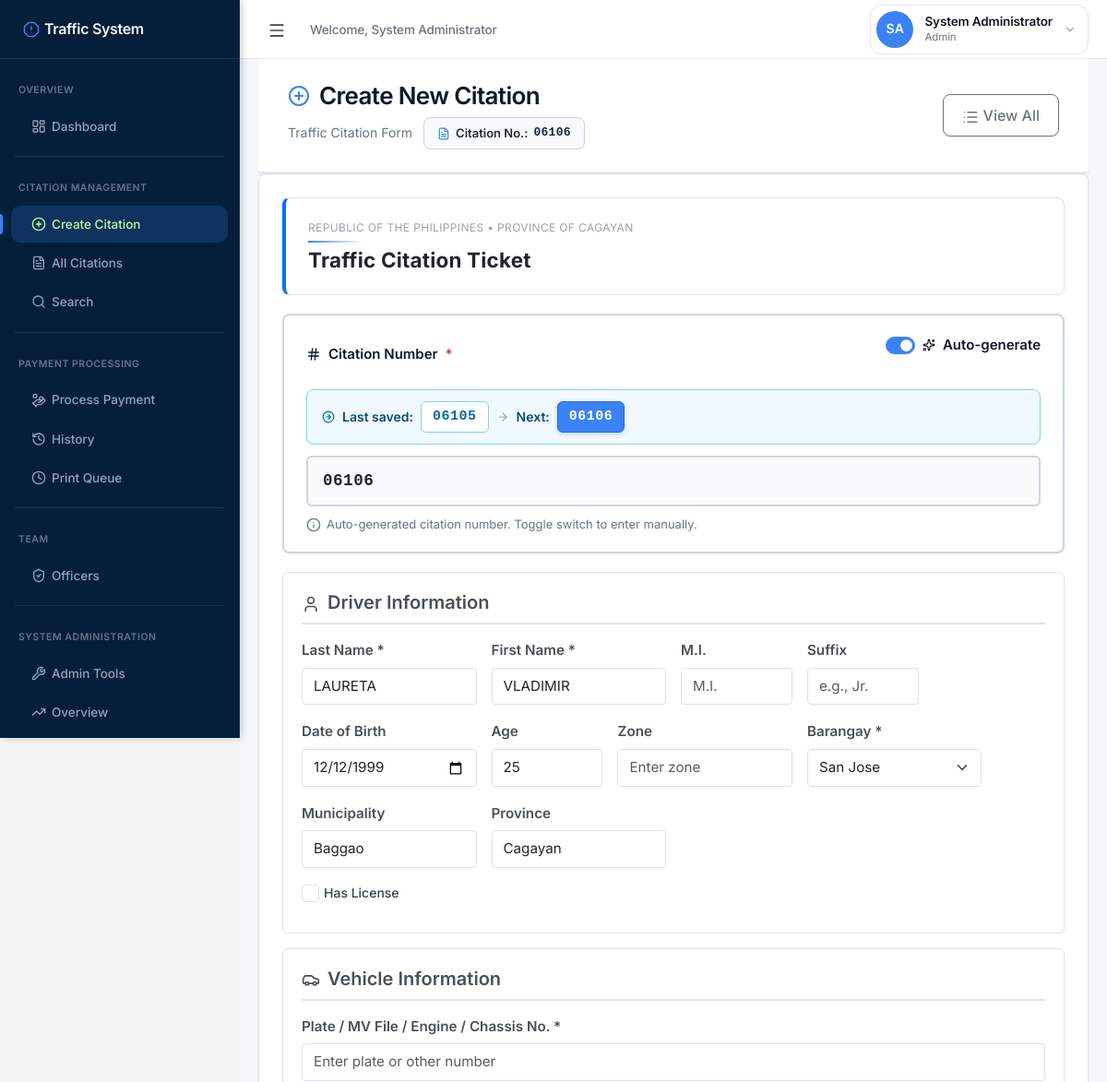
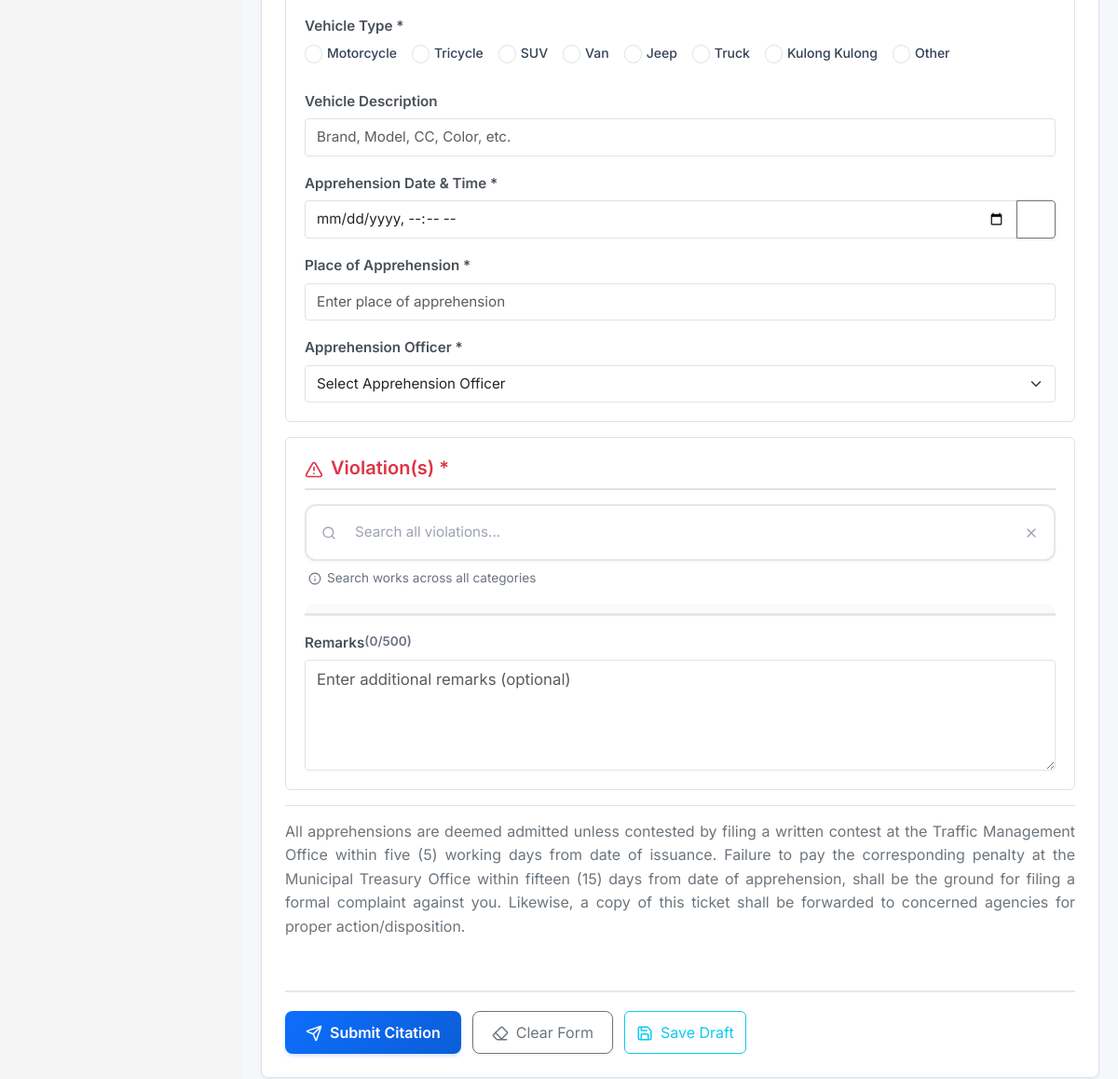
Before: /public/index2.php?driver_id=10 (signed in) with the older database file (2 pictures, top to bottom).
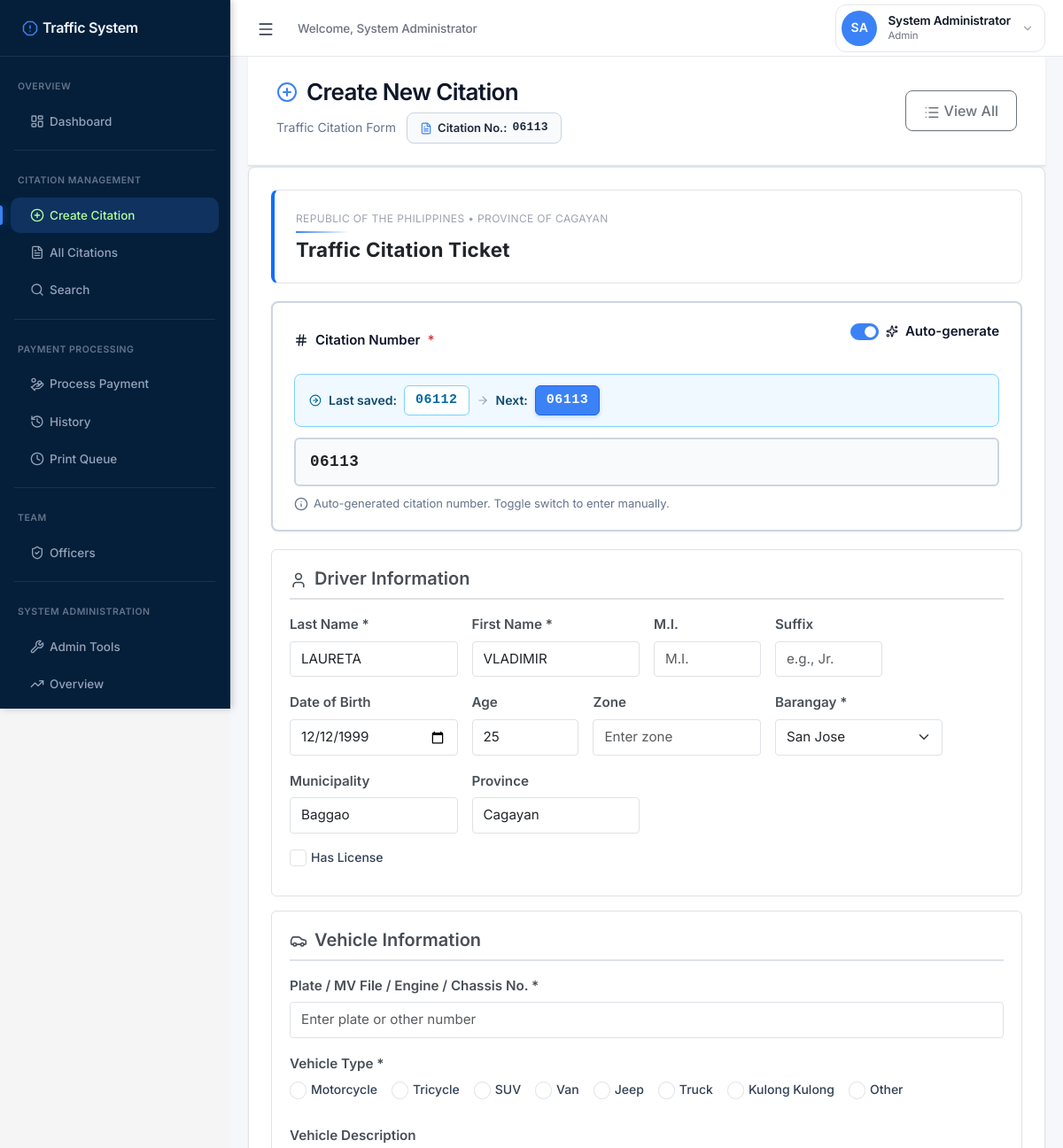
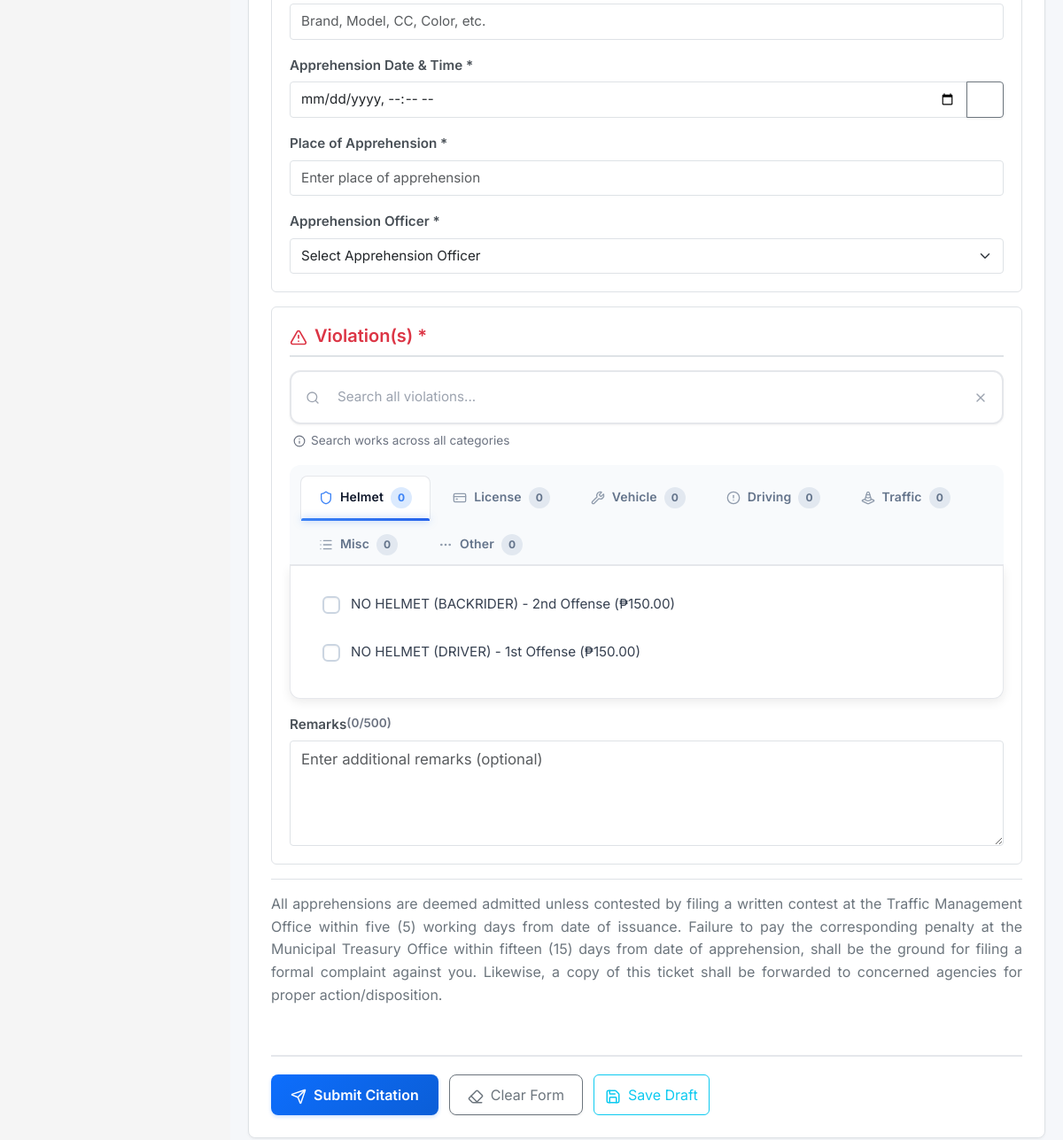
After: the same page with the newer database file (2 pictures, top to bottom).
### tables this page shows
CREATE TABLE `citations` (
  `citation_id` int(11) NOT NULL,
  `ticket_number` varchar(50) NOT NULL,
  `driver_id` int(11) DEFAULT NULL,
  `last_name` varchar(100) NOT NULL,
  `first_name` varchar(100) NOT NULL,
  `middle_initial` varchar(10) DEFAULT NULL,
  `suffix` varchar(20) DEFAULT NULL,
  `date_of_birth` date DEFAULT NULL,
  `age` int(11) DEFAULT NULL,
  `zone` varchar(50) DEFAULT NULL,
  `barangay` varchar(100) NOT NULL,
  `municipality` varchar(100) NOT NULL DEFAULT 'Baggao',
  `province` varchar(100) NOT NULL DEFAULT 'Cagayan',
  `license_number` varchar(50) DEFAULT NULL,
  `license_type` varchar(50) DEFAULT NULL,
  `plate_mv_engine_chassis_no` varchar(100) NOT NULL,
  `vehicle_description` text DEFAULT NULL,
  `apprehension_datetime` datetime NOT NULL,
  `place_of_apprehension` varchar(255) NOT NULL,
  `apprehension_officer` varchar(255) NOT NULL,
  `remarks` text DEFAULT NULL,
  `status` enum('pending','paid','contested','dismissed','void') NOT NULL DEFAULT 'pending',
  `payment_date` datetime DEFAULT NULL,
  `total_fine` decimal(10,2) DEFAULT 0.00,
  `created_at` datetime NOT NULL DEFAULT current_timestamp(),
  `updated_at` datetime DEFAULT NULL ON UPDATE current_timestamp(),
  `created_by` int(11) DEFAULT NULL,
  `deleted_at` datetime DEFAULT NULL COMMENT 'Soft delete timestamp',
  `deleted_by` int(11) DEFAULT NULL COMMENT 'User who deleted the citation',
  `deletion_reason` text DEFAULT NULL COMMENT 'Reason for deletion'
);

CREATE TABLE `violation_categories` (
  `category_id` int(11) NOT NULL,
  `category_name` varchar(100) NOT NULL,
  `category_icon` varchar(50) NOT NULL DEFAULT 'list',
  `category_color` varchar(7) NOT NULL DEFAULT '#6b7280',
  `description` text DEFAULT NULL,
  `display_order` int(11) NOT NULL DEFAULT 0,
  `is_active` tinyint(1) NOT NULL DEFAULT 1,
  `created_at` datetime NOT NULL DEFAULT current_timestamp(),
  `updated_at` datetime DEFAULT NULL ON UPDATE current_timestamp()
);

CREATE TABLE `violation_types` (
  `violation_type_id` int(11) NOT NULL,
  `violation_type` varchar(255) NOT NULL,
  `description` text DEFAULT NULL,
  `category_id` int(11) DEFAULT NULL,
  `category` varchar(50) DEFAULT 'Other',
  `fine_amount_1` decimal(10,2) NOT NULL DEFAULT 500.00,
  `fine_amount_2` decimal(10,2) NOT NULL DEFAULT 1000.00,
  `fine_amount_3` decimal(10,2) NOT NULL DEFAULT 1500.00,
  `is_active` tinyint(1) NOT NULL DEFAULT 1,
  `created_at` datetime NOT NULL DEFAULT current_timestamp()
);

### services/CitationService.php (called while the page is built, shortened)
<?php
class CitationService {
    private $conn;
    public function __construct($pdo = null) {
        if ($pdo === null) {
            $this->conn = new PDO(
                "mysql:host=" . DB_HOST . ";dbname=" . DB_NAME,
                DB_USER,
                DB_PASS
            );
            $this->conn->setAttribute(PDO::ATTR_ERRMODE, PDO::ERRMODE_EXCEPTION);
        } else {
            $this->conn = $pdo;
        }
    }
    public function generateNextTicketNumber() {
        try {
            $stmt = $this->conn->query(
                "SELECT ticket_number FROM citations
                 ORDER BY CAST(ticket_number AS UNSIGNED) DESC LIMIT 1"
            );
            $row = $stmt->fetch(PDO::FETCH_ASSOC);
            if ($row && !empty($row['ticket_number'])) {
                $max_ticket = (int)preg_replace('/[^0-9]/', '', $row['ticket_number']);
            } else {
                $max_ticket = 6100;
            }
            $next_ticket = sprintf("%05d", $max_ticket + 1);
            $stmt = $this->conn->prepare(
                "SELECT COUNT(*) FROM citations WHERE ticket_number = :ticket_number"
            );
            $stmt->execute([':ticket_number' => $next_ticket]);
            return $next_ticket;
        } catch (PDOException $e) {
            error_log("Error generating ticket number: " . $e->getMessage());
            return "06101";
        }
    }
    public function getOffenseCountsByDriverId($driver_id) {
        try {
            $stmt = $this->conn->prepare("
                SELECT vt.violation_type_id, MAX(v.offense_count) AS offense_count
                FROM violations v
                JOIN violation_types vt ON v.violation_type_id = vt.violation_type_id
                JOIN citations c ON v.citation_id = c.citation_id
                WHERE c.driver_id = :driver_id
                GROUP BY vt.violation_type_id
            ");
            $stmt->execute([':driver_id' => $driver_id]);
            return $stmt->fetchAll(PDO::FETCH_KEY_PAIR);
        } catch (PDOException $e) {
            error_log("Error fetching offense counts: " . $e->getMessage());
            return [];
        }
    }
    public function getActiveViolationTypes() {
        try {
            $stmt = $this->conn->query(
                "SELECT violation_type_id, violation_type, category_id, fine_amount_1, fine_amount_2, fine_amount_3
                 FROM violation_types
                 WHERE is_active = 1
                 ORDER BY violation_type"
            );
            return $stmt->fetchAll(PDO::FETCH_ASSOC);
        } catch (PDOException $e) {
            error_log("Error fetching violation types: " . $e->getMessage());
            return [];
        }
    }
    public function closeConnection() {
        $this->conn = null;
    }
}

### includes/functions.php (called while the page is built, shortened)
<?php
function db_query($sql, $params = []) {
    try {
        $pdo = getPDO();
        $stmt = $pdo->prepare($sql);
        $stmt->execute($params);
        return $stmt;
    } catch (PDOException $e) {
        error_log("Database query error: " . $e->getMessage() . " - Query: " . $sql);
        throw new Exception("Database operation failed");
    }
}
?>

### templates/citation-form.php (the view, shortened to what the changed rows need)
<form id="citationForm" action="../api/insert_citation.php" method="POST">
    <div class="ticket-container">
        <div class="header">
            <div class="header-text">
                <h1>Traffic Citation Ticket</h1>
            </div>
        </div>
        <div class="citation-number-input-group">
            <div class="d-flex justify-content-between align-items-center mb-3">
                <label for="citation_no" class="mb-0">
                </label>
                <div class="form-check form-switch">
                </div>
            </div>
            <?php if (!empty($last_citation)): ?>
            <div class="citation-sequence-info">
                <div class="sequence-badge">
                    <i data-lucide="arrow-right-circle" style="width: 14px; height: 14px;"></i>
                    <span class="sequence-label">Last saved:</span>
                    <span class="sequence-number"><?php echo htmlspecialchars($last_citation); ?></span>
                    <i data-lucide="arrow-right" style="width: 14px; height: 14px; color: #94a3b8;"></i>
                    <span class="sequence-label">Next:</span>
                    <span class="sequence-number sequence-next"><?php echo htmlspecialchars($next_ticket); ?></span>
                </div>
            </div>
            <?php endif; ?>
            <input
                type="text"
                class="form-control"
                id="citation_no"
                name="ticket_number"
                value="<?php echo htmlspecialchars($next_ticket); ?>"
                required
                readonly
                pattern="[A-Z0-9\-]{6,8}"
                placeholder="e.g., 061234"
                autocomplete="off"
                minlength="6"
                maxlength="8"
                data-auto-value="<?php echo htmlspecialchars($next_ticket); ?>"
                title="Citation number must be 6 to 8 characters (letters, numbers, or hyphens)"
            >
            <div class="citation-help-text" id="citationHelp">
                <i data-lucide="info"></i>
                <span id="citationHelpText">Auto-generated citation number. Toggle switch to enter manually.</span>
            </div>
        </div>
        <div class="section">
            <div class="row g-3">
                <div class="col-12">
                    <div class="d-flex flex-wrap gap-3">
                        <?php
                        $vehicleTypes = ['Motorcycle', 'Tricycle', 'SUV', 'Van', 'Jeep', 'Truck', 'Kulong Kulong', 'Other'];
                        foreach ($vehicleTypes as $index => $type) {
                            $id = strtolower(str_replace(' ', '', $type));
                            $required = ($index === 0) ? 'required' : '';
                            echo "<div class='form-check'>";
                            echo "<input type='radio' class='form-check-input' name='vehicle_type' value='$type' id='$id' $required onchange='toggleOtherVehicle(this.value)'>";
                            echo "<label class='form-check-label' for='$id'>$type</label>";
                            echo "</div>";
                        }
                        ?>
                    </div>
                </div>
            </div>
        </div>
        <div class="section">
            <h5 class="text-danger"><i data-lucide="alert-triangle" style="width: 20px; height: 20px; margin-right: 8px;"></i>Violation(s) *</h5>
            <div class="violation-search-box mb-3">
                <div class="search-wrapper">
                </div>
                <small class="search-hint">
                </small>
            </div>
            <div class="violation-tabs-wrapper">
                <div class="violation-tabs" id="violationTabs">
                    <?php
                    $tab_index = 0;
                    foreach ($violation_categories as $cat) {
                        $category_slug = strtolower(str_replace(' ', '-', $cat['category_name']));
                        $active_class = $tab_index === 0 ? ' active' : '';
                        echo "<button class='tab-pill$active_class' data-tab='$category_slug' data-category-id='" . $cat['category_id'] . "' type='button'>";
                        echo "<i data-lucide='" . htmlspecialchars($cat['category_icon']) . "' class='tab-icon'></i>";
                        echo "<span class='tab-label'>" . htmlspecialchars($cat['category_name']) . "</span>";
                        echo "<span class='tab-badge' data-tab='$category_slug'>0</span>";
                        echo "</button>";
                        $tab_index++;
                    }
                    ?>
                </div>
            </div>
            <div class="violation-tab-content" id="violationTabsContent">
                <?php
                $tab_index = 0;
                foreach ($violation_categories as $cat) {
                    $category_slug = strtolower(str_replace(' ', '-', $cat['category_name']));
                    $active_class = $tab_index === 0 ? ' active' : '';
                    echo "<div class='tab-pane$active_class' data-pane='$category_slug'>";
                    echo "<div class='violations-list'>";
                    foreach ($violation_types as $v) {
                        if (isset($v['category_id']) && $v['category_id'] == $cat['category_id']) {
                            $offense_count = isset($offense_counts[$v['violation_type_id']]) ? min((int)$offense_counts[$v['violation_type_id']] + 1, 3) : 1;
                            $fine_key = "fine_amount_$offense_count";
                            $offense_suffix = $offense_count == 1 ? 'st' : ($offense_count == 2 ? 'nd' : 'rd');
                            $label = $v['violation_type'] . " - {$offense_count}{$offense_suffix} Offense (₱" . number_format($v[$fine_key], 2) . ")";
                            $input_id = 'violation_' . $v['violation_type_id'];
                            echo "<div class='violation-item' data-violation-text='" . htmlspecialchars(strtolower($v['violation_type'])) . "'>";
                            echo "<div class='custom-checkbox'>";
                            echo "<label class='checkbox-label' for='$input_id'>";
                            echo "<span class='checkbox-box'></span>";
                            echo "<span class='checkbox-text'>" . htmlspecialchars($label) . "</span>";
                            echo "</label>";
                            echo "</div></div>";
                        }
                    }
                    echo "</div></div>";
                    $tab_index++;
                }
                ?>
            </div>
            <div class="mt-3 remarks">
                <label class="form-label">
                </label>
                <textarea name="remarks"
                          class="form-control"
                          rows="4"
                          maxlength="500"
                          id="remarksField"
                          placeholder="Enter additional remarks (optional)"></textarea>
            </div>
        </div>
    </div>
</form>

### public/index2.php (shortened to what the changed rows need)
<?php
require_once ROOT_PATH . '/includes/functions.php';
require_once ROOT_PATH . '/services/CitationService.php';
$citationService = new CitationService();
$next_ticket = $citationService->generateNextTicketNumber();
$last_citation = '';
try {
    $stmt = db_query(
        "SELECT ticket_number FROM citations ORDER BY CAST(ticket_number AS UNSIGNED) DESC LIMIT 1"
    );
    $row = $stmt->fetch();
    if ($row) {
        $last_citation = $row['ticket_number'];
    }
} catch (Exception $e) {
    error_log("Error fetching last citation: " . $e->getMessage());
}
$offense_counts = [];
if (isset($_GET['driver_id'])) {
    $driver_id = (int)$_GET['driver_id'];
    $driver_data = $citationService->getDriverById($driver_id);
    if ($driver_data) {
        $offense_counts = $citationService->getOffenseCountsByDriverId($driver_id);
    }
}
$violation_categories = [];
try {
    $stmt = db_query(
        "SELECT * FROM violation_categories WHERE is_active = 1 ORDER BY display_order ASC, category_name ASC"
    );
    $violation_categories = $stmt->fetchAll();
} catch (Exception $e) {
    error_log("Error fetching categories: " . $e->getMessage());
}
if (!isset($_SESSION['violation_types'])) {
    $_SESSION['violation_types'] = $citationService->getActiveViolationTypes();
}
$violation_types = $_SESSION['violation_types'];
?>
<!DOCTYPE html>
<html lang="en">
<head>
    <link href="https://cdn.jsdelivr.net/npm/bootstrap@5.3.3/dist/css/bootstrap.min.css" rel="stylesheet">
    <link rel="stylesheet" href="https://cdn.jsdelivr.net/npm/sweetalert2@11/dist/sweetalert2.min.css">
    <link rel="stylesheet" href="../assets/css/citation-form.css">
</head>
<body class="loading">
    <?php include 'sidebar.php'; ?>
    <div class="content">
        <div class="page-header">
            <div style="display: flex; align-items: center; justify-content: space-between; flex-wrap: wrap;">
                <div>
                    <h1>
                        <i data-lucide="plus-circle" style="color: #3b82f6; margin-right: 10px; width: 24px; height: 24px;"></i>
                        Create New Citation
                    </h1>
                    <p>
                        <span class="citation-badge">
                            <i data-lucide="file-text" class="citation-badge-icon" style="width: 14px; height: 14px;"></i>
                            <span>Citation No.:</span>
                            <span class="citation-badge-number"><?php echo htmlspecialchars($next_ticket); ?></span>
                        </span>
                    </p>
                </div>
            </div>
        </div>
        <?php include ROOT_PATH . '/templates/citation-form.php'; ?>
    </div>
</body>
</html>

Changed rows visible on the page:
no longer on this page (row edited): citations: ticket_number "06106", ticket_number "06105"
added citations: ticket_number "06113", ticket_number "06112"
added violation_categories: category_name "Helmet"
added violation_categories: category_name "License", shown under "Violation(s) *"
added violation_categories: category_name "Vehicle", shown under "Violation(s) *"
added violation_categories: category_name "Driving", shown under "Violation(s) *"
added violation_categories: category_name "Traffic", shown under "Violation(s) *"
added violation_categories: category_name "Misc", shown under "Violation(s) *"
added violation_categories: category_name "Other", shown under "Violation(s) *"
now on this page (row edited): violation_types: label "NO HELMET (BACKRIDER) - 2nd Offense (₱150.00)"
now on this page (row edited): violation_types: label "NO HELMET (DRIVER) - 1st Offense (₱150.00)"
